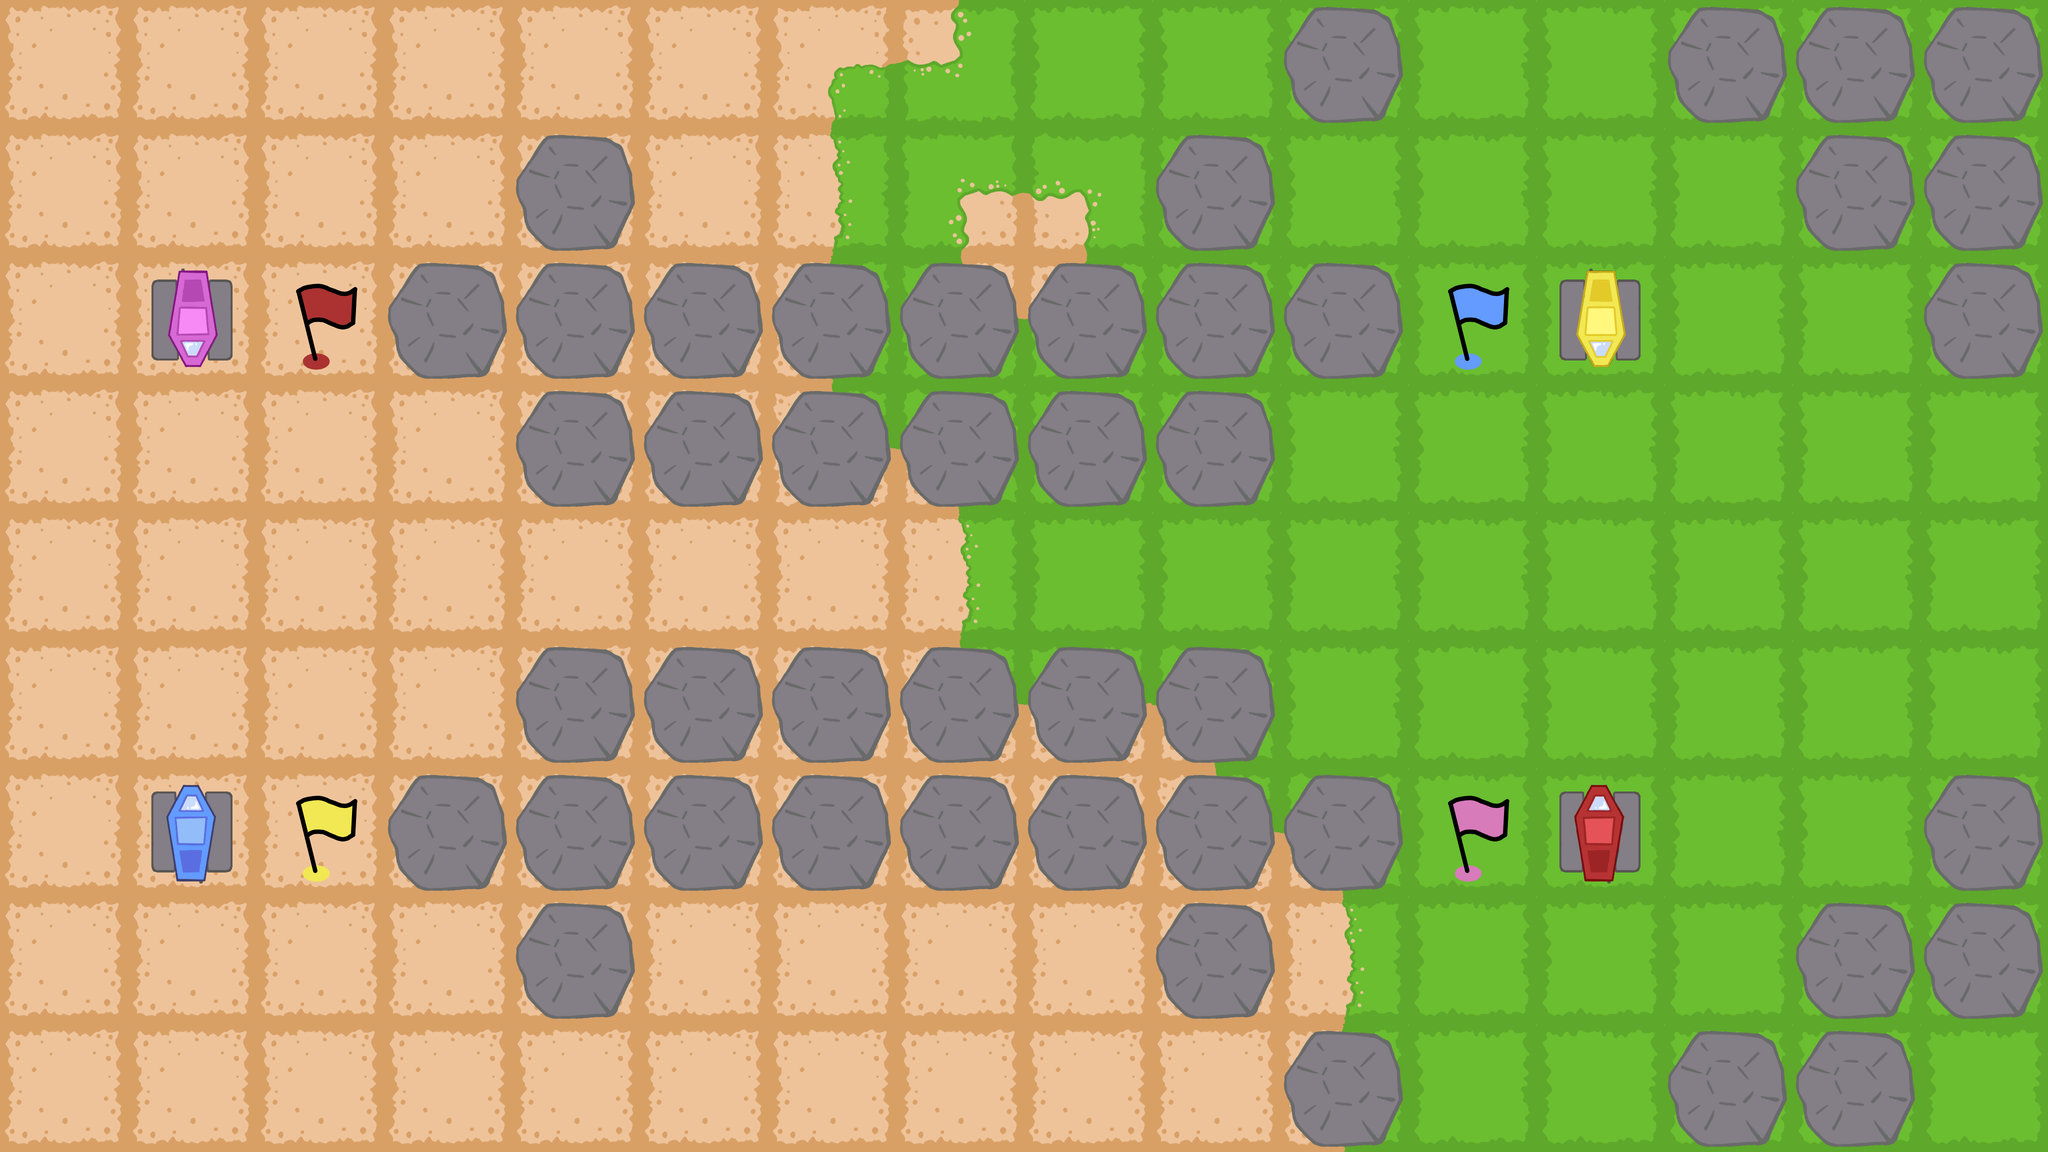

This is a level from a 2D game, rendered from its Tiled map with the project's own tilesets. A one-line summary and the complete map file follow:
An orthogonal 16x9 tile map with 256x256 px tiles, 3 tile layers (Base, Objects, Player), 3 tilesets.

<map version="1.10" tiledversion="1.10.1" orientation="orthogonal" renderorder="right-down" width="16" height="9" tilewidth="256" tileheight="256" infinite="0" nextlayerid="4" nextobjectid="1">
 <properties>
  <property name="left" type="int" value="5" />
  <property name="right" type="int" value="5" />
  <property name="story">[[pre_level]]
text = """
Haven't we seen something similar to this before? Hmm…
Programmers, let's use this place to practice a bit again.
But I give you one small restraint. 
You may not use your trusty "Motor Off" and "Motor On" Cards here.
Good luck!
"""
profil = "Captain"
[[after_level]]
text = """
One more tricky situation is done.
You all really are getting good at this.
"""
profil = "Captain"</property>
  <property name="wait" type="int" value="9" />
 </properties>
 <tileset firstgid="1" source="../img/BaseTiles/BaseTiles.tsx" />
 <tileset firstgid="13" source="../img/ObjectTiles/ObjectTiles.tsx" />
 <tileset firstgid="17" source="../img/Player/Player.tsx" />
 <layer id="1" name="Base" width="16" height="9">
  <data encoding="csv">
4,4,4,4,4,4,5,3221225474,1,1,1,1,1,1,1,1,
4,4,4,4,4,4,3,2,2684354562,1,1,1,1,1,1,1,
4,4,4,4,4,4,3,1610612738,3221225474,1,1,1,1,1,1,1,
4,4,4,4,4,4,1610612741,2684354562,1,1,1,1,1,1,1,1,
4,4,4,4,4,4,4,3,1,1,1,1,1,1,1,1,
4,4,4,4,4,4,4,1610612741,1610612739,2684354562,1,1,1,1,1,1,
4,4,4,4,4,4,4,4,4,1610612741,2684354562,1,1,1,1,1,
4,4,4,4,4,4,4,4,4,4,3,1,1,1,1,1,
4,4,4,4,4,4,4,4,4,4,3,1,1,1,1,1
</data>
 </layer>
 <layer id="2" name="Objects" width="16" height="9">
  <data encoding="csv">
0,0,0,0,0,0,0,0,0,0,14,0,0,14,14,14,
0,0,0,0,14,0,0,0,0,14,0,0,0,0,14,14,
0,0,0,14,14,14,14,14,14,14,14,0,0,0,0,14,
0,0,0,0,14,14,14,14,14,14,0,0,0,0,0,0,
0,0,0,0,0,0,0,0,0,0,0,0,0,0,0,0,
0,0,0,0,14,14,14,14,14,14,0,0,0,0,0,0,
0,0,0,14,14,14,14,14,14,14,14,0,0,0,0,14,
0,0,0,0,14,0,0,0,0,14,0,0,0,0,14,14,
0,0,0,0,0,0,0,0,0,0,14,0,0,14,14,0
</data>
 </layer>
 <layer id="3" name="Player" width="16" height="9">
  <data encoding="csv">
0,0,0,0,0,0,0,0,0,0,0,0,0,0,0,0,
0,0,0,0,0,0,0,0,0,0,0,0,0,0,0,0,
0,3221225492,23,0,0,0,0,0,0,0,0,24,3221225489,0,0,0,
0,0,0,0,0,0,0,0,0,0,0,0,0,0,0,0,
0,0,0,0,0,0,0,0,0,0,0,0,0,0,0,0,
0,0,0,0,0,0,0,0,0,0,0,0,0,0,0,0,
0,19,22,0,0,0,0,0,0,0,0,25,18,0,0,0,
0,0,0,0,0,0,0,0,0,0,0,0,0,0,0,0,
0,0,0,0,0,0,0,0,0,0,0,0,0,0,0,0
</data>
 </layer>
</map>
